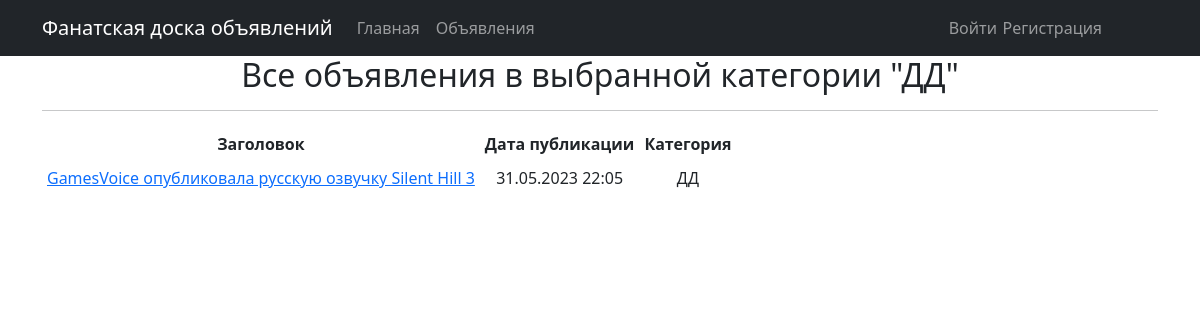
Screenshot of /ads/category/3 with the database file from the repository.
### ads/models.py (models this page shows, shortened)
class Category(models.Model):
    name = models.CharField(max_length=20, unique=True)
    subscribers = models.ManyToManyField(User, blank=True, related_name='categories')
    def __str__(self):
        return self.name

class Advertisement(models.Model):
    headline = models.CharField(max_length=128)
    text = models.TextField()
    created_at = models.DateTimeField(auto_now_add=True)
    author = models.ForeignKey(User, on_delete=models.CASCADE)
    category = models.ForeignKey(Category, on_delete=models.CASCADE)

### ads/views.py (the view)
# urls.py: path('category/<int:pk>', AdsListByCategoryView.as_view(), name='category_list'),
class AdsListByCategoryView(AdsListView):
    template_name = 'ads/category_list.html'
    context_object_name = 'category_ads_list'
    def get_queryset(self):
        self.category = get_object_or_404(Category, id=self.kwargs['pk'])
        queryset = Advertisement.objects.filter(category=self.category).order_by('-created_at')
        return queryset
    def get_context_data(self, **kwargs):
        context = super().get_context_data(**kwargs)
        context['is_not_subscriber'] = self.request.user not in self.category.subscribers.all()
        context['category'] = self.category
        return context

### templates/ads/category_list.html (shortened to what this page needs)
{% extends 'default.html' %}
{% block content %}
    <h2>Все объявления в выбранной категории "{{ category }}"</h2>
    <hr>
	{% if category %}
		<table cellpadding="5">
			<tr>
				<th>Заголовок</th>
				<th>Дата публикации</th>
				<th>Категория</th>
			</tr>
			{% for adv in category_ads_list %}
				<tr>
					<td><a href="{% url 'adv_detail' pk=adv.pk %}">{{ adv.headline }}</a></td>
					<td>{{ adv.created_at|date:'d.m.Y H:i' }}</td>
					<td>{{ category }}</td>
				</tr>
			{% endfor %}
		</table>
	{% else %}
		<h2>Объявлений нет!</h2>
	{% endif %}
{% endblock content %}

### rows the page displays
Category: name "ДД"
Advertisement: headline "GamesVoice опубликовала русскую озвучку Silent Hill 3", created_at "31.05.2023 22:05"
